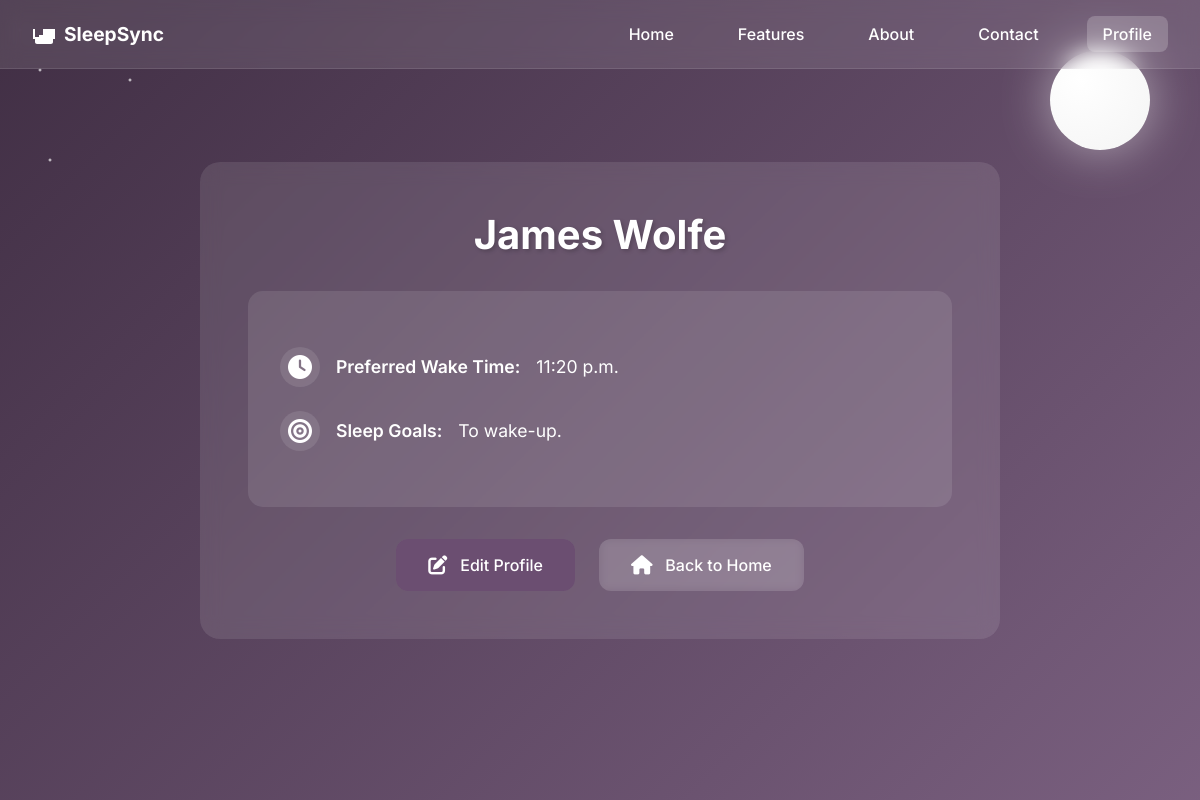
The app's page /tracker/profile/ (signed in) with its own data.
### tracker/models.py (models this page shows, shortened)
class User(AbstractBaseUser):
    userID = models.AutoField(primary_key=True)  # Explicitly define the primary key
    email = models.EmailField(unique=True)
    first_name = models.CharField(max_length=30, blank=True)
    last_name = models.CharField(max_length=30, blank=True)
    name = models.CharField(max_length=100, blank=True)
    preferredWakeTime = models.TimeField(null=True, blank=True)
    wake_time = models.TimeField(null=True, blank=True)
    sleepGoals = models.TextField(blank=True)
    is_active = models.BooleanField(default=True)
    is_staff = models.BooleanField(default=False)
    objects = UserManager()
    USERNAME_FIELD = 'email'
    REQUIRED_FIELDS = ['first_name', 'last_name']

### tracker/views.py (the view)
# urls.py: path('profile/', views.profile, name='profile'),
def profile(request):
    user = request.user
    return render(request, 'tracker/profile.html', {'user': user})

### tracker/templates/tracker/profile.html (shortened to what this page needs)
<!DOCTYPE html>
<html lang="en">
<head>
    <link rel="stylesheet" href="https://cdnjs.cloudflare.com/ajax/libs/font-awesome/6.0.0/css/all.min.css">
</head>
<body>
    <nav class="nav-bar">
        <div class="nav-content">
            <a href="{% url 'landing_page' %}" class="nav-logo">
                <svg viewBox="0 0 24 24">
                    <path d="M19 7h-8v8H3V7H1v10h2v3c0 1.1.9 2 2 2h14c1.1 0 2-.9 2-2v-3h2V7h-2zM7 19h10v-6H7v6z"/>
                </svg>
                <span>SleepSync</span>
            </a>
            <div class="nav-links">
                <a href="{% url 'landing_page' %}">Home</a>
                <a href="{% url 'features' %}">Features</a>
                <a href="{% url 'about' %}">About</a>
                <a href="{% url 'contacts' %}">Contact</a>
                <a href="{% url 'profile' %}" class="active">Profile</a>
            </div>
        </div>
    </nav>
    <div class="stars"></div>
    <div class="moon"></div>
    <div class="container">
        <h2>{{ user.first_name }} {{ user.last_name }}</h2>
        <div class="profile-info">
            <p>
                <i class="fas fa-clock"></i>
                <strong>Preferred Wake Time:</strong>
                {{ user.preferredWakeTime }}
            </p>
            <p>
                <i class="fas fa-bullseye"></i>
                <strong>Sleep Goals:</strong>
                {{ user.sleepGoals }}
            </p>
        </div>
        <div class="buttons">
            <a href="{% url 'edit_profile' %}" class="btn edit-button">
                <i class="fas fa-edit"></i>
                Edit Profile
            </a>
            <a href="{% url 'landing_page' %}" class="btn">
                <i class="fas fa-home"></i>
                Back to Home
            </a>
        </div>
    </div>
</body>
</html>

### tracker/templates/tracker/profile.html (style rules this page uses)
:root { --primary: #6b4e71; --primary-light: #9b6b9e; --text: #2c1810; --gradient-start: rgba(44, 24, 48, 0.9); --gradient-end: rgba(107, 78, 113, 0.9); }
* { margin: 0; padding: 0; box-sizing: border-box; }
body { font-family: 'Inter', sans-serif; min-height: 100vh; background: linear-gradient(135deg, var(--gradient-start) 0%, var(--gradient-end) 100%), url('/api/placeholder/1920/1080'); background-size: cover; background-position: center; background-repeat: no-repeat; background-attachment: fixed; color: white; padding-top: 80px; display: flex; align-items: center; justify-content: center; padding: 20px; }
.nav-bar { position: fixed; top: 0; left: 0; width: 100%; background: rgba(255, 255, 255, 0.1); backdrop-filter: blur(10px); z-index: 1000; padding: 1rem 0; border-bottom: 1px solid rgba(255, 255, 255, 0.1); }
.nav-content { max-width: 1200px; margin: 0 auto; display: flex; justify-content: space-between; align-items: center; padding: 0 2rem; }
.nav-logo { display: flex; align-items: center; gap: 8px; color: white; text-decoration: none; transition: transform 0.3s ease; }
.nav-logo svg { width: 24px; height: 24px; fill: white; }
.nav-logo span { font-weight: bold; font-size: 1.2rem; }
.nav-links { display: flex; gap: 2rem; }
.nav-links a { color: white; text-decoration: none; font-weight: 500; padding: 0.5rem 1rem; border-radius: 8px; transition: all 0.3s ease; }
.nav-links a.active { background: rgba(255, 255, 255, 0.2); }
.stars { position: fixed; width: 100%; height: 100%; pointer-events: none; background: radial-gradient(2px 2px at 20px 30px, white, rgba(0,0,0,0)), radial-gradient(2px 2px at 40px 70px, white, rgba(0,0,0,0)), radial-gradient(2px 2px at 50px 160px, white, rgba(0,0,0,0)), radial-gradient(2px 2px at 90px 40px, white, rgba(0,0,0,0)), radial-gradient(2px 2px at 130px 80px, white, rgba(0,0,0,0)); animation: twinkle 5s infinite; z-index: 0; }
.moon { position: fixed; top: 50px; right: 50px; width: 100px; height: 100px; background: radial-gradient(circle at 30% 30%, #ffffff, #f4f4f4); border-radius: 50%; box-shadow: 0 0 50px rgba(255, 255, 255, 0.5); animation: moonGlow 4s infinite ease-in-out; z-index: 0; }
.container { width: 100%; max-width: 800px; background: rgba(255, 255, 255, 0.1); backdrop-filter: blur(10px); padding: 3rem; border-radius: 20px; text-align: center; animation: fadeIn 1s ease-out; position: relative; z-index: 1; }
h2 { font-size: 2.5rem; color: white; margin-bottom: 2rem; text-shadow: 2px 2px 4px rgba(0, 0, 0, 0.2); }
.profile-info { background: rgba(255, 255, 255, 0.1); padding: 2rem; border-radius: 15px; margin: 2rem 0; animation: slideIn 0.6s ease-out; }
.profile-info p { margin: 1.5rem 0; display: flex; align-items: center; justify-content: flex-start; gap: 1rem; font-size: 1.1rem; color: white; transition: all 0.3s ease; }
.profile-info i { font-size: 1.5rem; width: 40px; height: 40px; display: flex; align-items: center; justify-content: center; background: rgba(255, 255, 255, 0.1); border-radius: 50%; transition: all 0.3s ease; }
.profile-info strong { font-weight: 600; color: white; }
.buttons { display: flex; gap: 1.5rem; justify-content: center; margin-top: 2rem; }
.btn { display: inline-flex; align-items: center; gap: 0.8rem; padding: 1rem 2rem; color: white; text-decoration: none; border-radius: 12px; transition: all 0.3s ease; font-weight: 500; background: rgba(255, 255, 255, 0.1); backdrop-filter: blur(5px); }
.btn i { font-size: 1.2rem; transition: transform 0.3s ease; }
.edit-button { background: var(--primary); }

### records on screen
User: first_name "James", last_name "Wolfe", preferredWakeTime "11:20 p.m.", sleepGoals "To wake-up."
